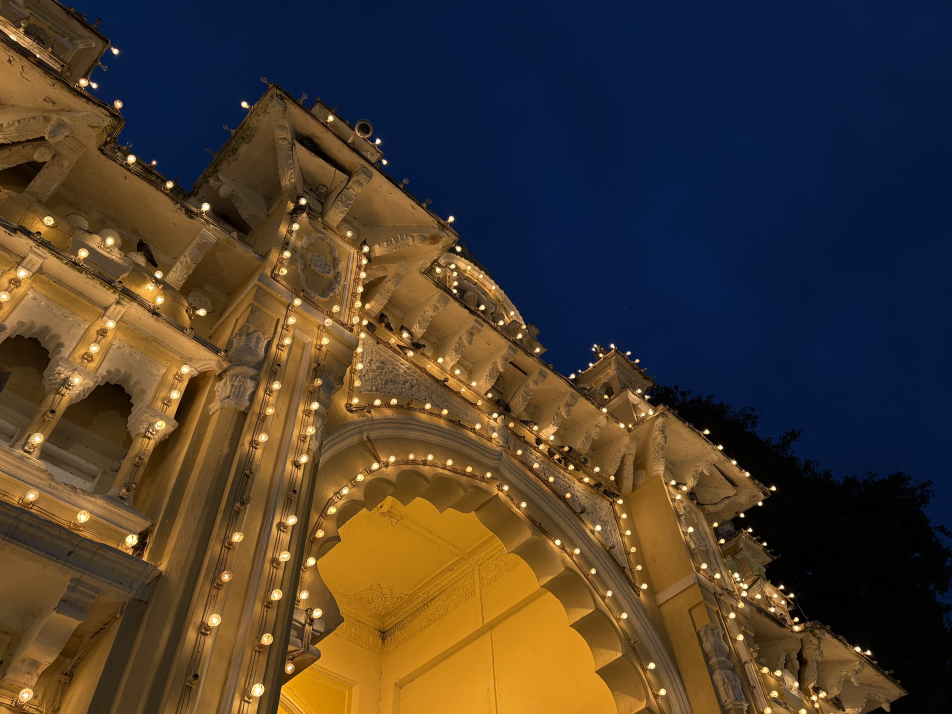
#> input picture firmware/processing/test_inputs/hd_jpeg.jpg, 5712 x 4284 px (shown at 1/6 size)
$ python -i bokeh.py   (imports and definitions only)
#> lines starting #> are read from the running program, lines starting #| are printed output that depends on the picture
#> further down, picture is the input picture: PIL image 5712x4284 RGB; mean R, G, B 73.3, 60.1, 46.7
import time
import sys
import select
import numpy as np
import mmap
from picamera2 import Picamera2
from PIL import Image, ImageDraw, ImageFilter

# Config
FB_DEVICE = "/dev/fb1"
SCREEN_RES = (480, 320)
FPS_CAP = 3

# [1 line that did not run here, left out]

# [4 lines left out: function start_preview, not called in this run]

def apply_bokeh_filter(pil_img):
    """
    Simulates a Bokeh effect by blurring the background and keeping the center sharp.
    Uses a radial gradient blur approach.
    """
    w, h = pil_img.size
#> w = 5712; h = 4284
    mask = Image.new('L', (w, h), 0)
#> mask: PIL image 5712x4284 L; every value is 0
    draw = ImageDraw.Draw(mask)
    draw.ellipse((w//4, h//4, 3*w//4, 3*h//4), fill=255)
    mask = mask.filter(ImageFilter.GaussianBlur(radius=min(w, h)//10))
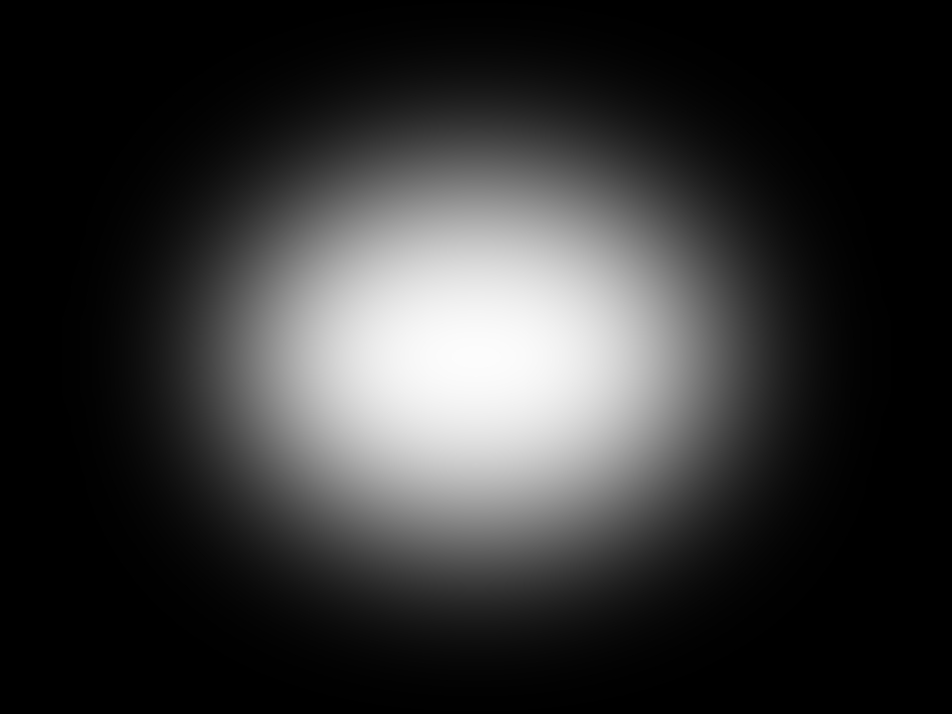
#> mask: PIL image 5712x4284 L (shown at 1/6 size); min 0, max 252, mean 50.1
    blurred = pil_img.filter(ImageFilter.GaussianBlur(radius=8))
    return Image.composite(pil_img, blurred, mask)

# [50 lines left out: functions display_to_map, take_photo, apply_ui, not called in this run]

# [18 lines not run here, left out]

>>> from PIL import Image
>>> picture = Image.open('../../processing/test_inputs/hd_jpeg.jpg')
>>> result = apply_bokeh_filter(picture)
